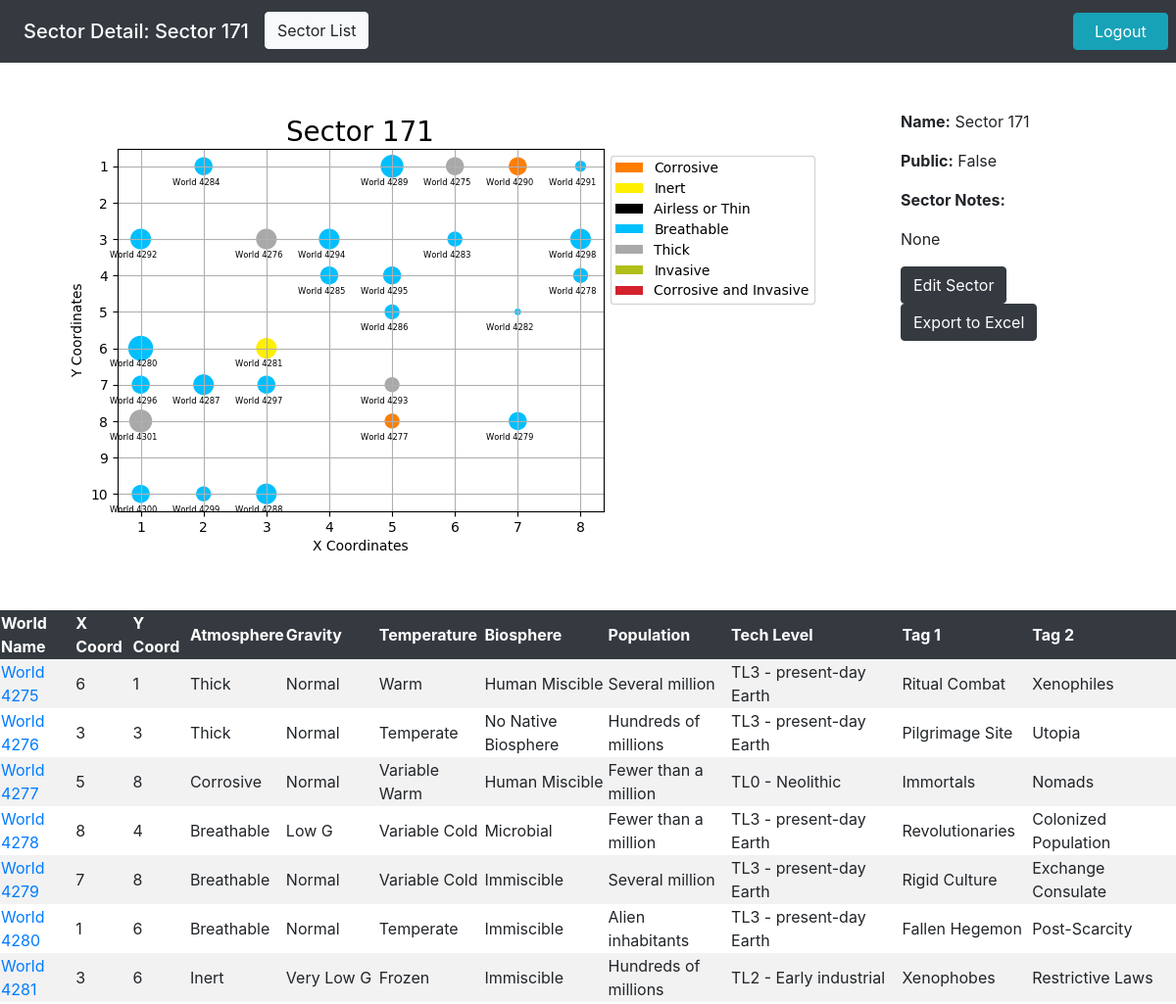
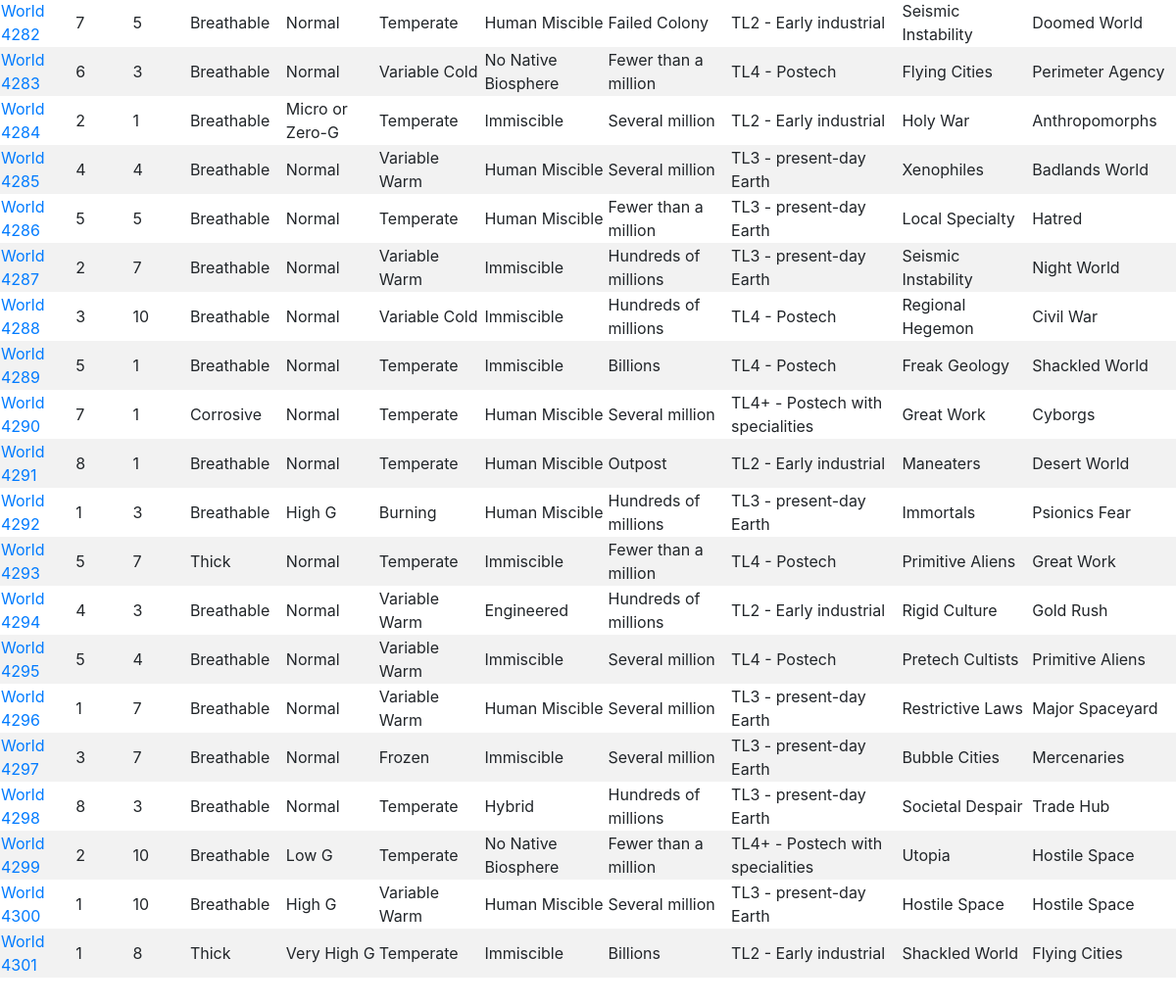
/swn/sectordetail/171 (signed in), run on the app's committed database (2 pictures, top to bottom).
### swn_app/models.py (models this page shows)
class Sector(models.Model):
    name = models.CharField(max_length=45, null=True)
    desc = models.TextField(null=True)
    public = models.BooleanField()
    map = models.ImageField(null=True)
    owned_by = models.ForeignKey(User, related_name="sectors", on_delete=models.CASCADE)
    created_at = models.DateTimeField(auto_now_add=True)
    updated_at = models.DateTimeField(auto_now=True)

class World(models.Model):
    name = models.CharField(max_length=45, null=True)
    desc = models.TextField(null=True)
    x_coord = models.IntegerField()
    y_coord = models.IntegerField()
    tag1 = models.CharField(max_length=45)
    tag2 = models.CharField(max_length=45)
    atmosphere = models.CharField(max_length=45)
    temperature = models.CharField(max_length=45)
    biosphere = models.CharField(max_length=45)
    population = models.CharField(max_length=45)
    gravity = models.CharField(max_length=45)
    techlevel = models.CharField(max_length=45)
    sector = models.ForeignKey(Sector, related_name="systems", on_delete=models.CASCADE)
    created_at = models.DateTimeField(auto_now_add=True)
    updated_at = models.DateTimeField(auto_now=True)

### swn_app/views.py (the view)
# urls.py: path('/sectordetail/<int:sectorid>', views.sectordetail),
def sectordetail(request, sectorid): #sector detail with map and table of systems
    try:
        user = User.objects.get(id=request.session['userid'])
    except:
        return redirect('/')
    current_sector = Sector.objects.get(id=sectorid)
    if current_sector.owned_by != user and current_sector.public == False:
        return redirect('/swn')
    elif current_sector.owned_by != user and current_sector.public == True:
        owned = False
    else:
        owned = True
    context = {
        'current_sector' : Sector.objects.get(id=sectorid),
        'worlds' : World.objects.filter(sector=sectorid),
        'owned' : owned,
    }
    return render(request, 'sectordetail.html', context)

### swn_app/templates/sectordetail.html (shortened to what this page needs)
<!DOCTYPE html>
<html lang="en">
<head>
    {% load static %}
    <link rel="stylesheet" href="https://stackpath.bootstrapcdn.com/bootstrap/4.4.1/css/bootstrap.min.css">
</head>
<body>
    <nav class="navbar navbar-expand-lg navbar-dark bg-dark">
        <ul class="navbar-nav mr-auto col-11">
            <li class="nav-item"><span class="navbar-brand mx-2 my-1 h2">Sector Detail: {{current_sector.name}}</span></li>
            <li class="nav-item"><a href="/swn" class="nav-item btn btn-light mx-2 my-1">Sector List</a></li>
        </ul>
        <a href="/logout" class="nav-item btn btn-info nav-item col-1 mx-2 my-1">Logout</a>
    </nav>
    <div class="row mx-5 my-5">
        <div class="col-sm">
            <img src="{{current_sector.map.url}}" alt="sector map image">
        </div>
        <div class="col-sm">
            <p class="mx-5"><strong>Name:</strong> {{current_sector.name}}</p>
            <p class="mx-5"><strong>Public:</strong> {{current_sector.public}}</p>
            <p class="mx-5"><strong>Sector Notes:</strong></p>
            <p class="mx-5">{{current_sector.desc}}</p>
            {% if owned %}
            <a href="/swn/editsector/{{current_sector.id}}" class="btn btn-dark mx-5">Edit Sector</a>
            {% endif %}
            <a href="/swn/exportsector/{{current_sector.id}}" class="btn btn-dark mx-5">Export to Excel</a>
        </div>
    </div>
    <table class="table-striped mx-auto mb-5">
        <thead class="thead-dark bg-dark text-white">
            <tr>
                <th>World Name</th>
                <th>X Coord</th>
                <th>Y Coord</th>
                <th>Atmosphere</th>
                <th>Gravity</th>
                <th>Temperature</th>
                <th>Biosphere</th>
                <th>Population</th>
                <th>Tech Level</th>
                <th>Tag 1</th>
                <th>Tag 2</th>
            </tr>
        </thead>
        <tbody>
            {% for world in worlds %}
            <tr>
                <td><a href="/swn/worlddetail/{{world.id}}">{{world.name}}</a></td>
                <td>{{world.x_coord}}</td>
                <td>{{world.y_coord}}</td>
                <td>{{world.atmosphere}}</td>
                <td>{{world.gravity}}</td>
                <td>{{world.temperature}}</td>
                <td>{{world.biosphere}}</td>
                <td>{{world.population}}</td>
                <td>{{world.techlevel}}</td>
                <td>{{world.tag1}}</td>
                <td>{{world.tag2}}</td>
            </tr>
            {% endfor %}
        </tbody>
    </table>
</body>
</html>

### data on the page
Sector: name "Sector 171", map (picture), public "False", desc "None"
World: name "World 4275", x_coord "6", y_coord "1", atmosphere "Thick", gravity "Normal", temperature "Warm", biosphere "Human Miscible", population "Several million", techlevel "TL3 - present-day Earth", tag1 "Ritual Combat", tag2 "Xenophiles"
World: name "World 4276", x_coord "3", y_coord "3", atmosphere "Thick", gravity "Normal", temperature "Temperate", biosphere "No Native Biosphere", population "Hundreds of millions", techlevel "TL3 - present-day Earth", tag1 "Pilgrimage Site", tag2 "Utopia"
World: name "World 4277", x_coord "5", y_coord "8", atmosphere "Corrosive", gravity "Normal", temperature "Variable Warm", biosphere "Human Miscible", population "Fewer than a million", techlevel "TL0 - Neolithic", tag1 "Immortals", tag2 "Nomads"
World: name "World 4278", x_coord "8", y_coord "4", atmosphere "Breathable", gravity "Low G", temperature "Variable Cold", biosphere "Microbial", population "Fewer than a million", techlevel "TL3 - present-day Earth", tag1 "Revolutionaries", tag2 "Colonized Population"
World: name "World 4279", x_coord "7", y_coord "8", atmosphere "Breathable", gravity "Normal", temperature "Variable Cold", biosphere "Immiscible", population "Several million", techlevel "TL3 - present-day Earth", tag1 "Rigid Culture", tag2 "Exchange Consulate"
World: name "World 4280", x_coord "1", y_coord "6", atmosphere "Breathable", gravity "Normal", temperature "Temperate", biosphere "Immiscible", population "Alien inhabitants", techlevel "TL3 - present-day Earth", tag1 "Fallen Hegemon", tag2 "Post-Scarcity"
World: name "World 4281", x_coord "3", y_coord "6", atmosphere "Inert", gravity "Very Low G", temperature "Frozen", biosphere "Immiscible", population "Hundreds of millions", techlevel "TL2 - Early industrial", tag1 "Xenophobes", tag2 "Restrictive Laws"
World: name "World 4282", x_coord "7", y_coord "5", atmosphere "Breathable", gravity "Normal", temperature "Temperate", biosphere "Human Miscible", population "Failed Colony", techlevel "TL2 - Early industrial", tag1 "Seismic Instability", tag2 "Doomed World"
World: name "World 4283", x_coord "6", y_coord "3", atmosphere "Breathable", gravity "Normal", temperature "Variable Cold", biosphere "No Native Biosphere", population "Fewer than a million", techlevel "TL4 - Postech", tag1 "Flying Cities", tag2 "Perimeter Agency"
World: name "World 4284", x_coord "2", y_coord "1", atmosphere "Breathable", gravity "Micro or Zero-G", temperature "Temperate", biosphere "Immiscible", population "Several million", techlevel "TL2 - Early industrial", tag1 "Holy War", tag2 "Anthropomorphs"
World: name "World 4285", x_coord "4", y_coord "4", atmosphere "Breathable", gravity "Normal", temperature "Variable Warm", biosphere "Human Miscible", population "Several million", techlevel "TL3 - present-day Earth", tag1 "Xenophiles", tag2 "Badlands World"
World: name "World 4286", x_coord "5", y_coord "5", atmosphere "Breathable", gravity "Normal", temperature "Temperate", biosphere "Human Miscible", population "Fewer than a million", techlevel "TL3 - present-day Earth", tag1 "Local Specialty", tag2 "Hatred"
World: name "World 4287", x_coord "2", y_coord "7", atmosphere "Breathable", gravity "Normal", temperature "Variable Warm", biosphere "Immiscible", population "Hundreds of millions", techlevel "TL3 - present-day Earth", tag1 "Seismic Instability", tag2 "Night World"
World: name "World 4288", x_coord "3", y_coord "10", atmosphere "Breathable", gravity "Normal", temperature "Variable Cold", biosphere "Immiscible", population "Hundreds of millions", techlevel "TL4 - Postech", tag1 "Regional Hegemon", tag2 "Civil War"
World: name "World 4289", x_coord "5", y_coord "1", atmosphere "Breathable", gravity "Normal", temperature "Temperate", biosphere "Immiscible", population "Billions", techlevel "TL4 - Postech", tag1 "Freak Geology", tag2 "Shackled World"
World: name "World 4290", x_coord "7", y_coord "1", atmosphere "Corrosive", gravity "Normal", temperature "Temperate", biosphere "Human Miscible", population "Several million", techlevel "TL4+ - Postech with specialities", tag1 "Great Work", tag2 "Cyborgs"
World: name "World 4291", x_coord "8", y_coord "1", atmosphere "Breathable", gravity "Normal", temperature "Temperate", biosphere "Human Miscible", population "Outpost", techlevel "TL2 - Early industrial", tag1 "Maneaters", tag2 "Desert World"
World: name "World 4292", x_coord "1", y_coord "3", atmosphere "Breathable", gravity "High G", temperature "Burning", biosphere "Human Miscible", population "Hundreds of millions", techlevel "TL3 - present-day Earth", tag1 "Immortals", tag2 "Psionics Fear"
World: name "World 4293", x_coord "5", y_coord "7", atmosphere "Thick", gravity "Normal", temperature "Temperate", biosphere "Immiscible", population "Fewer than a million", techlevel "TL4 - Postech", tag1 "Primitive Aliens", tag2 "Great Work"
World: name "World 4294", x_coord "4", y_coord "3", atmosphere "Breathable", gravity "Normal", temperature "Variable Warm", biosphere "Engineered", population "Hundreds of millions", techlevel "TL2 - Early industrial", tag1 "Rigid Culture", tag2 "Gold Rush"
World: name "World 4295", x_coord "5", y_coord "4", atmosphere "Breathable", gravity "Normal", temperature "Variable Warm", biosphere "Immiscible", population "Several million", techlevel "TL4 - Postech", tag1 "Pretech Cultists", tag2 "Primitive Aliens"
World: name "World 4296", x_coord "1", y_coord "7", atmosphere "Breathable", gravity "Normal", temperature "Variable Warm", biosphere "Human Miscible", population "Several million", techlevel "TL3 - present-day Earth", tag1 "Restrictive Laws", tag2 "Major Spaceyard"
World: name "World 4297", x_coord "3", y_coord "7", atmosphere "Breathable", gravity "Normal", temperature "Frozen", biosphere "Immiscible", population "Several million", techlevel "TL3 - present-day Earth", tag1 "Bubble Cities", tag2 "Mercenaries"
World: name "World 4298", x_coord "8", y_coord "3", atmosphere "Breathable", gravity "Normal", temperature "Temperate", biosphere "Hybrid", population "Hundreds of millions", techlevel "TL3 - present-day Earth", tag1 "Societal Despair", tag2 "Trade Hub"
World: name "World 4299", x_coord "2", y_coord "10", atmosphere "Breathable", gravity "Low G", temperature "Temperate", biosphere "No Native Biosphere", population "Fewer than a million", techlevel "TL4+ - Postech with specialities", tag1 "Utopia", tag2 "Hostile Space"
World: name "World 4300", x_coord "1", y_coord "10", atmosphere "Breathable", gravity "High G", temperature "Variable Warm", biosphere "Human Miscible", population "Several million", techlevel "TL3 - present-day Earth", tag1 "Hostile Space", tag2 "Hostile Space"
World: name "World 4301", x_coord "1", y_coord "8", atmosphere "Thick", gravity "Very High G", temperature "Temperate", biosphere "Immiscible", population "Billions", techlevel "TL2 - Early industrial", tag1 "Shackled World", tag2 "Flying Cities"
